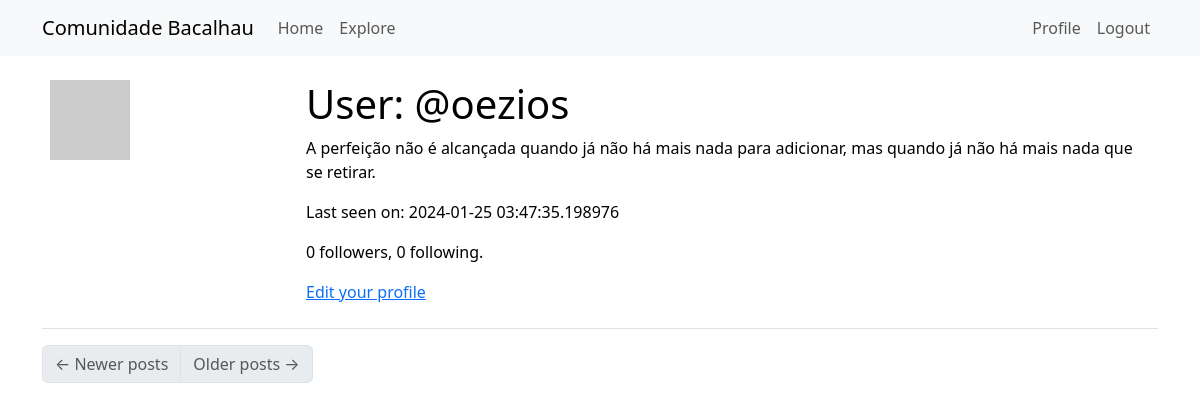
/user/@oezios (signed in), run on an earlier commit of the app's database.
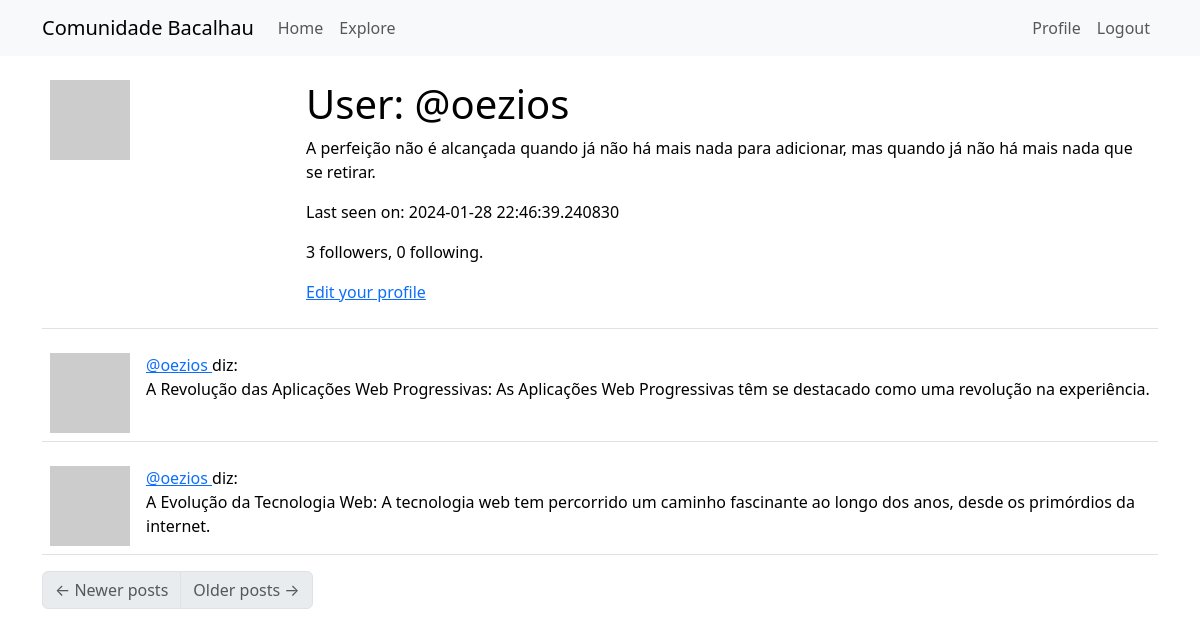
And on a later commit of the database.
### app/models.py (models this page shows, shortened)
class User(UserMixin, db.Model):
    id: so.Mapped[int] = so.mapped_column(primary_key=True)
    username: so.Mapped[str] = so.mapped_column(sa.String(64), index=True, unique=True)
    email: so.Mapped[str] = so.mapped_column(sa.String(120), index=True, unique=True)
    password_hash: so.Mapped[Optional[str]] = so.mapped_column(sa.String(256))
    about_me: so.Mapped[Optional[str]] = so.mapped_column(sa.String(256))
    last_seen: so.Mapped[Optional[datetime]] = so.mapped_column(default=lambda: datetime.now(timezone.utc))
    posts: so.WriteOnlyMapped['Post'] = so.relationship(back_populates='author')
    following: so.WriteOnlyMapped['User'] = so.relationship(
        secondary=followers, primaryjoin=(followers.c.follower_id == id),
        secondaryjoin=(followers.c.followed_id == id),
        back_populates='followers')
    followers: so.WriteOnlyMapped['User'] = so.relationship(
        secondary=followers, primaryjoin=(followers.c.followed_id == id),
        secondaryjoin=(followers.c.follower_id == id),
        back_populates='following')
    def avatar(self, size):
        digest = md5(self.email.lower().encode('utf-8')).hexdigest()
        return f'https://www.gravatar.com/avatar/{digest}?d=identicon&s={size}'
    def followers_count(self):
        query = sa.select(sa.func.count()).select_from(
            self.followers.select().subquery())
        return db.session.scalar(query)
    def following_count(self):
        query = sa.select(sa.func.count()).select_from(
            self.following.select().subquery())
        return db.session.scalar(query)

class Post(db.Model):
    id: so.Mapped[int] = so.mapped_column(primary_key=True)
    body: so.Mapped[str] = so.mapped_column(sa.Text(256), nullable=False)
    timestamp: so.Mapped[datetime] = so.mapped_column(
        index=True, default=lambda: datetime.now(timezone.utc))
    user_id: so.Mapped[int] = so.mapped_column(sa.ForeignKey(User.id),
        index=True)
    author: so.Mapped[User] = so.relationship(back_populates='posts')

### app/routes.py (the view)
@app.route('/user/<username>')
@login_required
def user(username):
    user = db.first_or_404(sa.select(User).where(User.username == username))
    page = request.args.get('page', 1, type=int)
    query = user.posts.select().order_by(Post.timestamp.desc())
    posts = db.paginate(query, page=page,
                        per_page=app.config['POSTS_PER_PAGE'],
                        error_out=False)
    next_url = url_for('user', username=user.username, page=posts.next_num) \
        if posts.has_next else None
    prev_url = url_for('user', username=user.username, page=posts.prev_num) \
        if posts.has_prev else None
    form = EmptyForm()
    return render_template('user.html', user=user, posts=posts.items,
                        next_url=next_url, prev_url=prev_url, form=form)

### app/models.py (called while the page is built)
@login.user_loader
def load_user(id):
    return db.session.get(User, int(id))

### app/routes.py (called while the page is built)
@app.before_request
def before_request():
    if current_user.is_authenticated:
        current_user.last_seen = datetime.now(timezone.utc)
        db.session.commit()

### app/templates/user.html (shortened to what this page needs)
{% extends "base.html" %}
{% block content %}
    <table class="table table-hover">
        <tr>
            <td width="256px"><img src="{{ user.avatar(256) }}"></td>
            <td>
                <h1>User: {{ user.username }}</h1>
                {% if user.about_me %}<p>{{ user.about_me }}</p>{% endif %}
                {% if user.last_seen %}<p>Last seen on: {{ user.last_seen }}</p>{% endif %}
                <p>{{ user.followers_count() }} followers, {{ user.following_count() }} following.</p>
                {% if user == current_user %}
                <p><a href="{{ url_for('edit_profile') }}">Edit your profile</a></p>
                {% endif %}
            </td>
        </tr>
    </table>
    {% for post in posts %}
        {% include '_post.html' %}
    {% endfor %}
    <nav aria-label="Post navigation">
        <ul class="pagination">
            <li class="page-item{% if not prev_url %} disabled{% endif %}">
                <a class="page-link" href="{{ prev_url }}">
                    <span aria-hidden="true">&larr;</span> Newer posts
                </a>
            </li>
            <li class="page-item{% if not next_url %} disabled{% endif %}">
                <a class="page-link" href="{{ next_url }}">
                    Older posts <span aria-hidden="true">&rarr;</span>
                </a>
            </li>
        </ul>
    </nav>
{% endblock %}

### app/templates/_post.html
<table class="table table-hover">
    <tr>
        <td width="70px">
            <a href="{{ url_for('user', username=post.author.username) }}">
                <img src="{{ post.author.avatar(70) }}" />
            </a>
        </td>
        <td>
            <a href="{{ url_for('user', username=post.author.username) }}">
                {{ post.author.username }}
            </a>
            diz:
            <br>
            {{ post.body }}
        </td>
    </tr>
</table>

What changed in the data, as far as the page shows it:
changed User "@oezios": last_seen "2024-01-25 03:47:35.198976" → "2024-01-28 22:46:39.240830"
added Post: author.username "@oezios", body "A Revolução das Aplicações Web Progressivas: As Aplicações Web Progressivas têm se destacado como uma revolução na experiência."
added Post: author.username "@oezios", body "A Evolução da Tecnologia Web: A tecnologia web tem percorrido um caminho fascinante ao longo dos anos, desde os primórdios da internet."
Also different on the page:
{{ user.followers_count() }}: "0" → "3"
